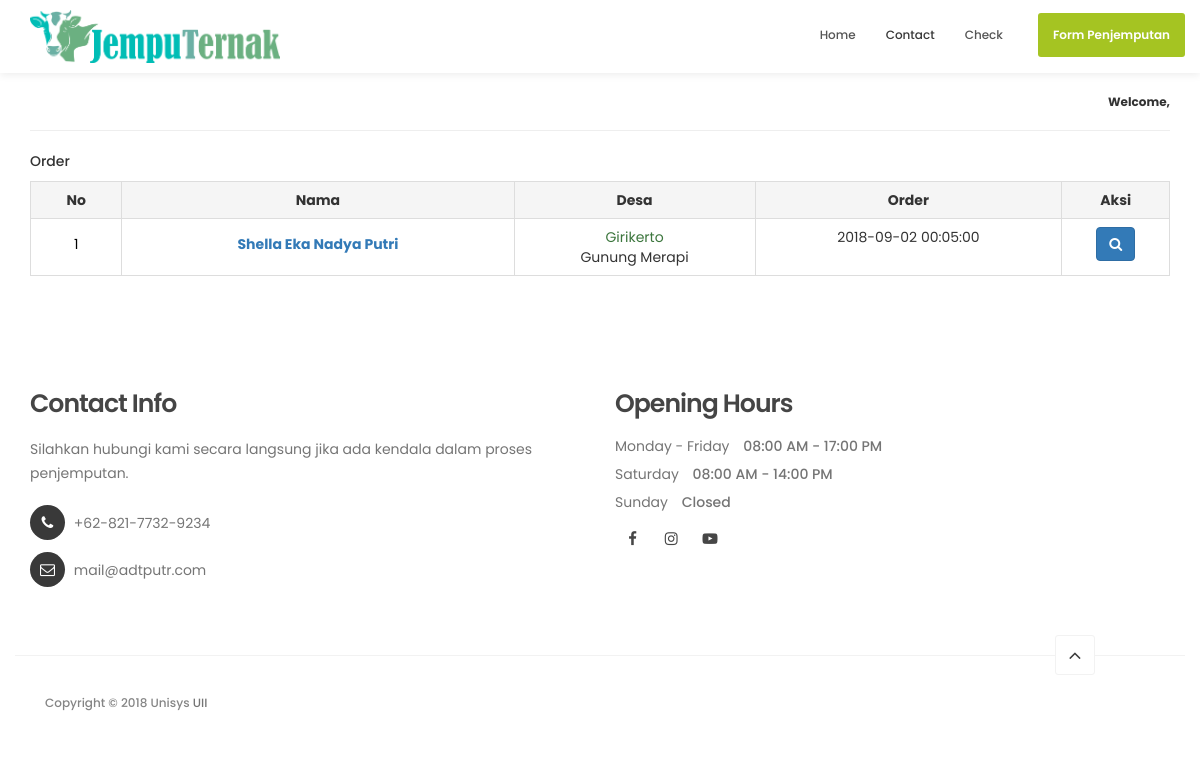
Screenshot of /home_admin.php with the database file from the repository.
### tables this page shows
CREATE TABLE `jemput` (
  `id_jemput` int(11) NOT NULL,
  `nik` varchar(255) NOT NULL,
  `telepon` varchar(255) NOT NULL,
  `nama` varchar(255) NOT NULL,
  `sapi` int(11) NOT NULL,
  `kambing` int(11) NOT NULL,
  `unggas` int(11) NOT NULL,
  `jumlah` int(11) NOT NULL,
  `foto` varchar(255) NOT NULL,
  `id_gunung` int(11) NOT NULL,
  `id_desa` int(11) NOT NULL,
  `alamat_detail` varchar(255) NOT NULL,
  `lokasi_tujuan` varchar(255) NOT NULL,
  `harga` int(20) NOT NULL,
  `id_admin` int(11) NOT NULL,
  `id_status` int(11) NOT NULL,
  `time` timestamp NOT NULL DEFAULT CURRENT_TIMESTAMP ON UPDATE CURRENT_TIMESTAMP
);

CREATE TABLE `desa` (
  `id_desa` int(11) NOT NULL,
  `id_gunung` int(11) NOT NULL,
  `desa` varchar(255) NOT NULL,
  `jarak` varchar(255) NOT NULL,
  `biaya` varchar(255) NOT NULL
);

CREATE TABLE `gunung` (
  `id_gunung` int(11) NOT NULL,
  `gunung` varchar(255) NOT NULL
);

### home_admin.php (the view, shortened to what this page needs)
<?php include 'header.php';
?>
  <section>
    <div class="container" style="margin-top:10px;">
      <?php
        $sql = mysqli_query($koneksi, "SELECT * FROM admin WHERE id_admin='$id_admin'") or die(mysql_error());
        $data = mysqli_fetch_array($sql);
      ?>
      <div style="text-align:right;">
        <h6>
          <strong>
            Welcome, <?=$data['nama_admin'];?>
          </strong>
        </h6>
        <hr>
      </div>
      <h5>Order</h5>
      <form action="model/update.php" method="post">
      <?php
      $sql="SELECT * FROM jemput
      JOIN gunung ON gunung.id_gunung = jemput.id_gunung
      JOIN desa ON desa.id_desa = jemput.id_desa
      JOIN status ON status.id_status = jemput.id_status
      JOIN admin ON admin.id_admin = jemput.id_admin
      WHERE status.id_status = 1 ORDER BY time ASC";
      $hasil=$koneksi->query($sql);
      ?>
      <div class="table-responsive">
        <table class="table table-bordered text-center col-md-12">
          <tr class="active">
            <th class="text-center">No</th>
            <th class="text-center">Nama</th>
            <th class="text-center">Desa</th>
            <th class="text-center">Order</th>
            <th class="text-center">Aksi</th>
          </tr>
          <?php
          $no=1;
          if ($hasil->num_rows>0) {
            while($baris=$hasil->fetch_assoc()){
              $id_jemput=$baris['id_jemput'];
              $nama=$baris['nama'];
              $gunung=$baris['gunung'];
              $desa=$baris['desa'];
              $time=$baris['time'];
              ?>
              <tr>
                <td>
                  <a class="btn btn-link" style="color:black;">
                    <?=$no;?>
                  </a>
                </td>
                <td>
                  <a class='btn btn-link'>
                    <strong>
                      <?=$nama;?>
                    </strong>
                  </a>
                </td>
                <td>
                  <a class="text-success">
                    <?=$desa;?>
                  </a>
                  <br>
                  <?=$gunung;?>
                </td>
                <td><?=$time;?></td>
                <td>
                  <a href='detail.php?id_jemput=<?=$id_jemput;?>'>
                    <button type="button" class="btn btn-primary" name="button">
                      <i class="fa fa-search"></i>
                    </button>
                  </a>
                </td>
              </tr>
              <?php
              $no++;
            }
          }
          ?>
        </table>
      </div>
    </form>
    </div>
  </section>
<?php include 'footer.php'; ?>

### assets/css/tooplate-style.css (style rules this page uses)
body { background: #ffffff; font-family: 'Poppins', sans-serif; overflow-x: hidden; }
h1,h2,h3,h4,h5,h6 { font-weight: 600; line-height: inherit; }
h5 { font-weight: 500; }
h6 { letter-spacing: 0; font-weight: normal; }
html { -webkit-font-smoothing: antialiased; }
a { color: #252525; -webkit-transition: 0.5s; transition: 0.5s; text-decoration: none !important; }

### rows the page displays
jemput: nama "Shella Eka Nadya Putri", id_desa.desa "Girikerto", id_gunung.gunung "Gunung Merapi", time "2018-09-02 00:05:00"
